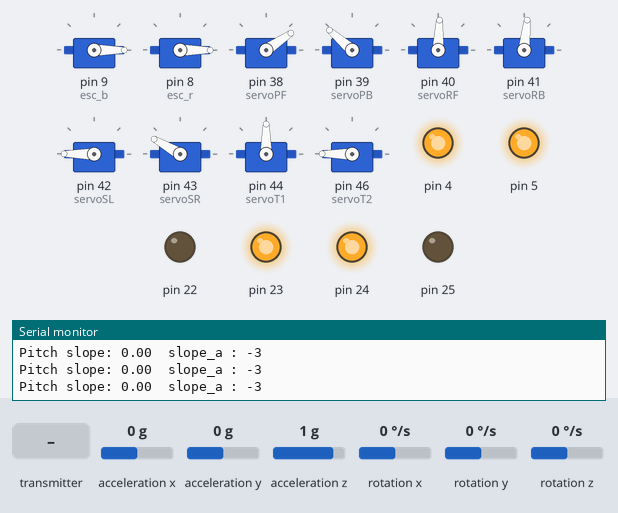
This sketch was run on a simulated Arduino Mega 2560, built with avr-gcc and run on an emulated ATmega2560. Parts: 10 × servo, output pins drawn as LEDs (lit = HIGH), the last lines printed to the serial monitor. Wiring (inferred from the names in the program): MPU-6050 motion sensor at I2C address 0x68. Inputs (shaded band) come from the test bench; at power-on: acceleration x 0 g, acceleration z 1 g, rotation y 0 °/s, acceleration y 0 g, rotation x 0 °/s, rotation z 0 °/s. No radio packets arrive unless stated.

Above: at 2.2 s.
2.3 s: acceleration x set to -0.8 g
At 2.48 s:
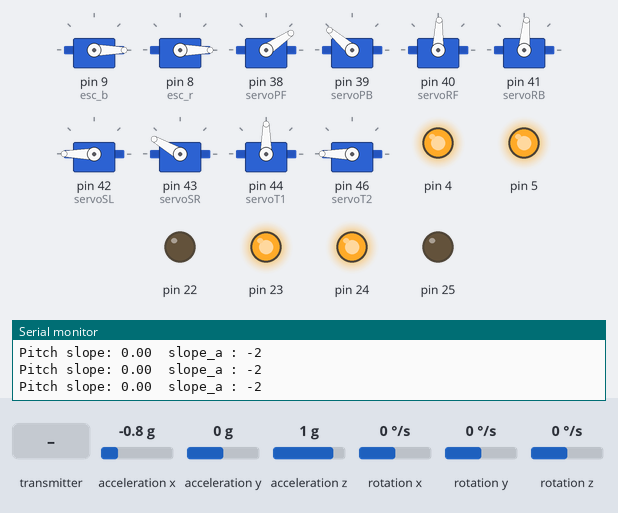
5.3 s: acceleration z set to 0 g
8.3 s: rotation y set to -192 °/s
11.3 s: acceleration x set to 0 g
At 11.3 s:
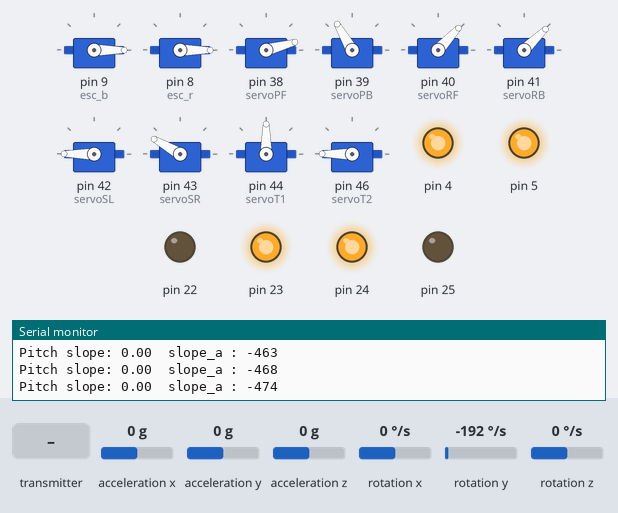
12.8 s: the transmitter starts sending joyX = 128
At 13.6 s:
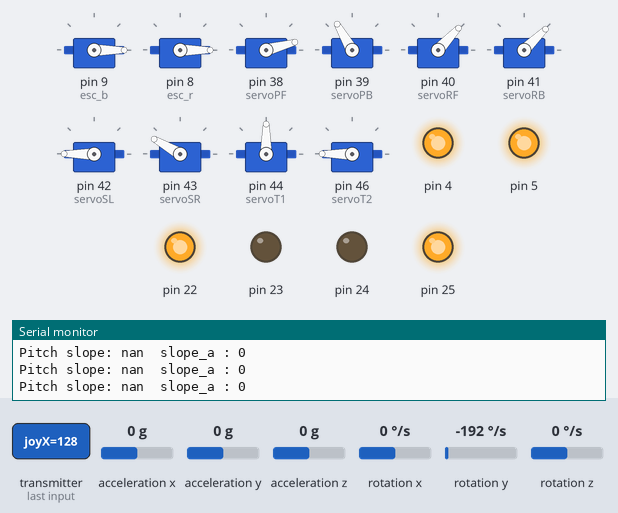
14.3 s: the transmitter starts sending poten1 = 64
At 15.3 s:
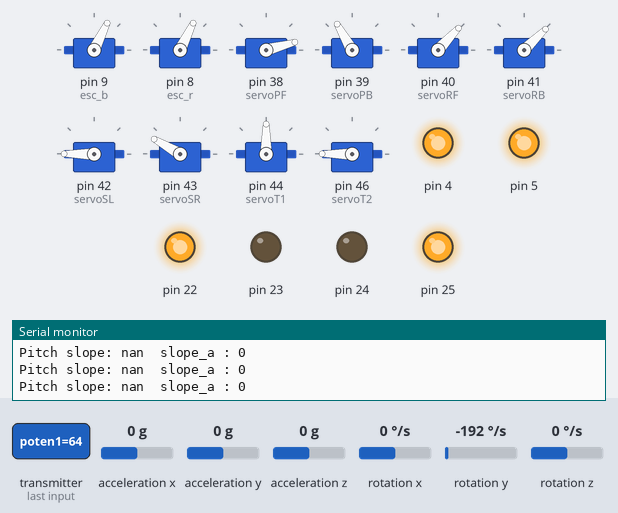
Timing chart, 0 to 16.8 s (numbered marks = the images above; inputs shaded):
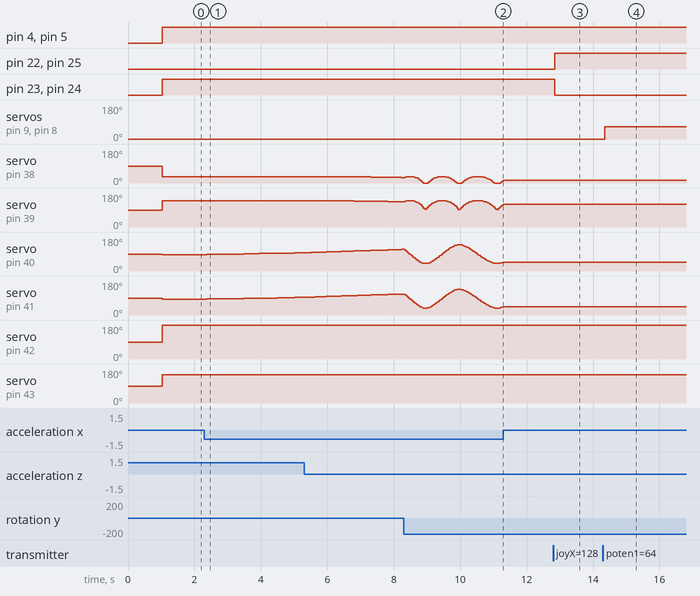

Measured:
- after the input at 2.3 s, servo on pin 39 (servoPB): 139° → 140° after 0.52 s, → 139° 0.43 s later; servo on pin 40 (servoRF): moves from 87° to 96° over 2.6 s, starting after 0.08 s; servo on pin 41 (servoRB): moves from 84° to 93° over 2.6 s, starting after 0.08 s
- after the input at 11.3 s, servo on pin 38 (servoPF): stops changing and stays 15°; servo on pin 39 (servoPB): stops changing and stays 120°; servo on pin 40 (servoRF): stays 47° (without the input it goes to 50° after 0.03 s); servo on pin 41 (servoRB): stays 44° (without the input it goes to 47° after 0.03 s)
- after the input at 12.8 s, pin 22, pin 25: LOW → HIGH at once; pin 23, pin 24: HIGH → LOW at once
- after the input at 14.3 s, servo on pin 9 (esc_b), servo on pin 8 (esc_r): 0° → 64° after 0.06 s

The sketch:

gyroNAM0818_.ino
```cpp
/* 수신 */
/*MEGA 보드 이용*/
/*서보모터 떨림 방지*/

#include <SPI.h>
#include <nRF24L01.h>
#include <printf.h>
#include <RF24.h>
#include <RF24_config.h>
#include <Wire.h>

RF24 radio(26, 27); // SPI 버스에 nRF24L01 라디오를 설정하기 위해 CE, CSN 선언.
const byte address[6] = "77777"; //주소값을 5가지 문자열로 변경할 수 있으며, 송신기과 수신기가 동일한 주소로 해야됨.

#include "I2Cdev.h"
#include "MPU6050.h"
#include "Servo.h"

//MPU6050 mpu;
//const int MPU = 0x68; // I2C address of the MPU-9155
int16_t ax, ay, az;
int16_t gx, gy, gz;

//8.18 변수명 선언
#define MPU 0x68
int16_t AcX, AcY, AcZ, Tmp, GyX, GyY, GyZ;
double angleAcX, angleAcY, angleAcZ;
double angleGyX, angleGyY, angleGyZ;
double angleFiX, angleFiY, angleFiZ;

double angleAcX2, angleAcY2, angleAcZ2;
double angleGyX2, angleGyY2, angleGyZ2;
double angleFiX2, angleFiY2, angleFiZ2;

const double RADIAN_TO_DEGREE = 180 / 3.14159;
const double DEGREE_PER_SECOND = 32767 / 250;
const double ALPHA = 1 / (1 + 0.0039);
const double ALPHA2 = 1 / (1 + 0.4);

unsigned long now = 0;
unsigned long past = 0;
double dt = 0;

unsigned long now2 = 0;
unsigned long past2 = 0;
double dt2 = 0;

double baseAcX, baseAcY, baseAcZ;
double baseGyX, baseGyY, baseGyZ;

double baseAcX2, baseAcY2, baseAcZ2;
double baseGyX2, baseGyY2, baseGyZ2;

Servo servoPF; // 앞 쪽 피치 각도를 위한 서보모터
Servo servoPB; // 뒷 쪽 피치 각도를 위한 서보모터
Servo servoRF; // 앞 쪽 롤 각도를 위한 서보 모터
Servo servoRB; // 뒷 쪽 롤 각도를 위한 서보 모터
Servo servoSL; // 왼쪽 조향 각도
Servo servoSR; // 오른쪽 조향 각도

Servo servoT1; // 스탬프 1
Servo servoT2; // 스탬프 2

Servo esc_b; // 프로펠러 모터
Servo esc_r; // 프로펠러 모터

int black = 0;
int red = 0;

int slope_A; // slope_A 는 벽에 붙어 있을때의 차체 기울어진 각도
int slope_a;
float th_R; // roll 부분의 회전 각도 radian
float th_P; // PItch 부분 회전 각도 radian
float TH_R; // roll 부분의 회전 각도 60분법
float TH_P; // PItch 부분의 회전 각도 60분법
float mA =50; // 차체가 붙어있기 위한 최적 각도 *무게와 마찰계수에 따라 이 값만 바꿔주면 됨*

struct Data {
  byte joyX; // [joystick 으로 부터 받은 값, dc 모터 조종, 앞 뒤로 움직이기 위한 receive 값]
  byte joyY; // [joystick 으로 부터 받은 값, 역할 미정, ]
  byte poten1; // [가변 저항으로 부터 받은 값, 프로펠러 추력 결정, 프로펠러 추력 올리고 내리기 가능]
  byte poten2; // [가변 저항으로 부터 받은 값, 바퀴 조향 결정, 바퀴 좌우 움직임 가능]
  byte btnn1; // [버튼 으로 부터 받은 값, 특수 상황(바닥->벽 가는 상황, 벽->바닥 가는 상황), 오르고 내리기 가능]
  byte btnn2;
};
Data data;

int val_joyX;
int val_joyY;
int val_poten1;
int val_poten2;
int val_btnn1;
int val_btnn2;
int pos1;
int pos2;
int count1;
int count2;
int count3;

float CRVTP = 0; //currentvar_TP
float CRVTR = 0; //currentvar_TR
float PRVTP = 0; //previousvar_TP
float PRVTR = 0; //previousvar_TR

int PFS_In = -15;
int PBS_In = 90;

//float sensitivity = 0.1;

void prop();
void gyro();

//PID constants
//double kp = 0.075;
//double ki = 0.00001;
//double kd = 0.01;
//
//unsigned long currentTime, previousTime;
//double elapsedTime;
//double error;
//double lastError;
//double input, output, setPoint;
//double cumError, rateError;

void setup() {

  initMPU();
  Serial.begin(9600);
  calibrateSensor();
  past = millis();

  radio.begin();
  radio.openReadingPipe(0, address);
  radio.setPALevel(RF24_PA_MIN); //전원공급에 관한 파워레벨을 설정합니다. 모듈 사이가 가까우면 최소로 설정합니다.
  //거리가 가까운 순으로 RF24_PA_MIN / RF24_PA_LOW / RF24_PA_HIGH / RF24_PA_MAX 등으로 설정할 수 있습니다.
  //높은 레벨(거리가 먼 경우)은 작동하는 동안 안정적인 전압을 가지도록 GND와 3.3V에 바이패스 커패시터 사용을 권장함
  radio.startListening(); //모듈을 수신기로 설정

  Wire.begin();
  Wire.beginTransmission(MPU);
  Wire.write(0x6B);  // PWR_MGMT_1 register
  Wire.write(0);     // set to zero (wakes up the MPU-9155)
  Wire.endTransmission(true);

  pinMode(22, OUTPUT);       // Motor A 방향설정1
  pinMode(23, OUTPUT);       // Motor A 방향설정2
  pinMode(24, OUTPUT);       // Motor B 방향설정1
  pinMode(25, OUTPUT);       // Motor B 방향설정2

  esc_b.attach(9, 1000, 2000); // 프로펠러 모터
  esc_r.attach(8, 1000, 2000); // 프로펠러 모터
  Serial.setTimeout(10);
  esc_b.write(0);
  esc_r.write(0);

  servoPF.attach(38); //앞 쪽 피치 각도를 위한 서보모터
  servoPB.attach(39); //뒷 쪽 피치 각도를 위한 서보모터
  servoRF.attach(40); //앞 쪽 롤 각도를 위한 서보모터,
  servoRB.attach(41); //뒷 쪽 롤 각도를 위한 서보모터
  servoSL.attach(42); //오른 쪽 조향 각도를 위한 서보모터 좌우 바꾸는게 더 낫더라구..?
  servoSR.attach(43); //왼 쪽 조향 각도를 위한 서보모터

  servoT1.attach(44); //
  servoT2.attach(46); //

  servoT1.write(90);
}

void loop() {

  //    servoPF.write(PFS_In+0); //Front roll servo ★ 초기 앞 피치 서보모터 각도 설정  (PF,PB,0,0)     10시, 6시  //+뒤의 숫자의 범위 0<x<90
  //    servoPB.write(PBS_In+0); //Back roll servo ★ 초기 뒤 피치 서보모터 각도 설정  (PF,PR,180,180) 3시, 11시   //+뒤의 숫자의 범위 0<x<90
  //    servoRF.write(90+50); //Front roll servo ★
  //    servoRB.write(87+50); //Back roll servo ★

  radiorec(); // radio 통신을 이용하여 조종기로 부터 값을 받아냄

  getADC(); // mpu6050 으로부터 가속도 및 자이로 값을 받아냄
  gyroSTR(); // gyroSTR로 slope_a 계산후 gyro()에 대입

  gyro(); // slope_a 값을 받아서 TH_P 와 TH_R 에 넣어주는 코드

  prop(); // 프로펠러 작동 시키는 함수
  wheelC(); // 바퀴 작동
  servoC(); // 서보모터 Servo__.write(__);

  btnnWork(); // 버튼 일에 대한 함수

}

// [특수 상황 1]
// 버튼을 일정 시간 이상 눌렀을 때 차체가 올라가기 위해서 프로펠러의 각도가 자동으로 돌아간다.
void climbwallF() {
  count2++;
  delay(10);
  Serial.println(count2);
  if (count2 > 50) {
    radiorec();
    for (pos1 = 180; pos1 > 150; pos1--) {
      if (pos1 == 180) {
        for (int i = 0; i < 30; i++) {
          //          servoPF.attach(38); //앞 쪽 피치 각도를 위한 서보모터
          //          servoPB.attach(39); //뒷 쪽 피치 각도를 위한 서보모터
          //          servoRF.attach(40); //앞 쪽 롤 각도를 위한 서보모터
          //          servoRB. attach(41); //뒷 쪽 롤 각도를 위한 서보모터
          servoPF.write(PFS_In + pos1 - 0); //Front pitch servo
          servoPB.write(PBS_In - 90); //Back pitch servo
          //          servoRF.write(90+0); //Front roll servo ★
          //          servoRB.write(87+0); //Back roll servo ★
          delay(10);
          wheelC();
          prop();
          radiorec();
        }
      }
      radiorec();
      prop();
      wheelC();
      servoPF.write(0 + pos1); //Front pitch servo
      servoPB.write(180 - pos1); //Back pitch servo
      //      servoRF.write(90+0); //roll servo ★
      //      servoRB.write(87+0); //Back roll servo ★
      Serial.println(pos1);
      delay(50);
    }
  }
  servoC();
}

void climbwallS() {
  count2++;
  delay(10);
  Serial.println(count2);
  if (count2 > 50) {
    radiorec();
    for (pos2 = 120; pos2 > 90; pos2--) {
      if (pos2 == 120) {
        for (int j = 0; j < 110; j++) {
          servoPF.attach(38); //앞 쪽 피치 각도를 위한 서보모터
          servoPB.attach(39); //뒷 쪽 피치 각도를 위한 서보모터
          //          servoRF.attach(40); //앞 쪽 롤 각도를 위한 서보모터
          //          servoRB.attach(41); //뒷 쪽 롤 각도를 위한 서보모터
          servoPF.write(PFS_In + pos2 - 30); //Front pitch servo
          servoPB.write(PBS_In + 90); //Back pitch servo
          //          servoRF.write(90+0); //Front roll servo ★
          //          servoRB.write(87+0); //Back roll servo ★
          delay(10);
          wheelC();
          prop();
          radiorec();
        }
      }
      radiorec();
      prop();
      wheelC();
      servoPF.write(PFS_In + pos2 - 40); //Front pitch servo
      servoPB.write(pos2); //Back pitch servo
      //      servoRF.write(90+0); //roll servo ★
      //      servoRB.write(87+0); //Back roll servo ★
      Serial.println(pos2);
      delay(50);
    }
  }
  servoC();
}

// [특수 상황 2]
// 버튼을 일정 시간 이상 눌렀을 때 차체가 내려가기 위해서 프로펠러의 각도가 자동으로 돌아간다.
void climbdown() {

}


//gyrobeg함수 무효화
/*
  // 자이로 값을 받는 함수
  void gyrobeg() {
  Wire.beginTransmission(MPU);
  Wire.write(0x3B);  // starting with register 0x3B (ACCEL_XOUT_H)
  Wire.endTransmission(false);
  Wire.requestFrom(MPU, 14, true); // request a total of 14 registers
  //가속도 센서 (Accelator)
  //중력 가속도를 이용하여 기울어져 있는 정도를 나타낸다. X,Y,Z 축 방향과 일치한다.
  ax = Wire.read() << 8 | Wire.read(); // 0x3B (ACCEL_XOUT_H) & 0x3C (ACCEL_XOUT_L)
  ay = Wire.read() << 8 | Wire.read(); // 0x3D (ACCEL_YOUT_H) & 0x3E (ACCEL_YOUT_L)
  az = Wire.read() << 8 | Wire.read(); // 0x3F (ACCEL_ZOUT_H) & 0x40 (ACCEL_ZOUT_L)
  //  Serial.print("ax = "); Serial.print(ax);
  //  Serial.print(" | ay = "); Serial.print(ay);
  //  Serial.print(" | az = "); Serial.print(az);
  delay(1);

  if (ay >= 0) {
    slope_a = map(az, 17000, -17000, 0, 180); // 차체가 반시계로 회전하는 것을 + 부호로 수직 상태를 0이라 설정
  }                                                // 값을 0~180도 까지 설정
  if (ay < 0) {
    slope_a = map(az, 17000, -17000, 0, -179); // 차체가 시계방향으로 회전하는 것을 - 부호로 0~-179도 까지
  }
  //  Serial.print("ax = "); Serial.print(ax);
  //  Serial.print(" | ay = "); Serial.print(ay);
  //  Serial.print(" | az = "); Serial.println(az);

  Serial.print(slope_a); // 확인을 위한 시리얼 값 확인
  Serial.print("    ");

  }*/

//PID계산 무효화
/*
  double computePID(double inp) {  // PID 계산은 반드시 내부 루프 함수에 있어야 하며,
  // 함수 시작시에는 수행시간(elapsed time)을 설정해주어야 함
  // 현재 시간은 millis()로 얻음
  currentTime = millis(); //get current time
  elapsedTime = (double)(currentTime - previousTime); //compute time elapsed from previous computation

    Serial.print("time : ");
    //Serial.print(elapsedTime); 노란색선 때문에 주석처리함 , 8/17
    Serial.println("    ");

  error = setPoint - inp; // determine error
  cumError += error * elapsedTime; // compute integral
  rateError = (error - lastError) / elapsedTime; // compute derivative

  double out = slope_A - ( kp * error + ki * cumError + kd * rateError) ; //PID output

  lastError = error; //remember current error
  previousTime = currentTime; //remember current time

  return out; //have function return the PID output
  }
*/

//기존 자이로 함수 무효화

void gyro() {

  //  input = slope_a; //read from rotary encoder connected to A0
  //
  //  setPoint = slope_A; //set point at zero degrees
  //
  //  slope_A = computePID(input);
  //  Serial.print("||   after:  ");
  //  Serial.println(slope_A);

  th_R = asin(-sin(mA * PI / 180) * sin(slope_a * PI / 180));
  th_P = acos(cos(mA * PI / 180) / cos(th_R));

  TH_R = th_R * 180 / PI;
  TH_P = th_P * 180 / PI;
  if (ay >= 0 && slope_a > 90) {
    TH_P = -TH_P;
  }
  if (ay < 0 && slope_a < -90) {
    TH_P = -TH_P;
  }

  //    servoPF.write(90-TH_P); //pitch servo
  //    servoPB.write(90-TH_P); //pitch servo
  //    servoR.write(90-TH_R); //roll servo

  //  Serial.print("   ");
  //  Serial.print(TH_P);
  //  Serial.print("   ");
  //  Serial.print(TH_R);
  //  Serial.println("   ");

}


//피치 및 롤 부분 서보모터를 돌리기 위한 함수
void servoC() {

  //    servoRF.write(90+50); //Front roll servo ★
  //    servoRB.write(87+50); //Back roll servo ★
  CRVTP = constrain(TH_P, -90, 90);
  //  Serial.print(CRVTP);
  //  Serial.print("  ");
  CRVTR = constrain(TH_R, -90, 90);
  //  Serial.println(CRVTR);

  if (angleFiX2 > -55) {     // 로봇이 벽에 붙어 있을 때
    //    if ((PRVTP + 1 < CRVTP and CRVTP < PRVTP + 60) or (PRVfTP - 60 < CRVTP and CRVTP < PRVTP - 1)) {
    //      if((PRVTP+2 < CRVTP) or (CRVTP < PRVTP-2)){
    if (CRVTP > 0) {
      servoPF.write(CRVTP - 15); //pitch servo   (PF,PB,0,0)     10시, 6시  [서보모터의 위치를 화살표의 머리라 생각하겠음]
      servoPB.write(CRVTP + 90); //pitch servo   (PF,PR,180,180) 3시, 11시
      //        PRVTP = CRVTP;
    }
    if (CRVTP < 0) {
      servoPF.write(0);
      servoPB.write(CRVTP + 90); //pitch servo   (PF,PR,180,180) 3시, 11시
    }

    //    }
    //    if ((PRVTR + 1 < CRVTR and CRVTR < PRVTR + 70) or (PRVTR - 70 < CRVTR and CRVTR < PRVTR - 1)) {

    servoRF.write(90 - CRVTR); //roll servo ★
    servoRB.write(87 - CRVTR); //roll servo ★
    delay(10);
    //      PRVTR = CRVTR;
    //    }

  }

  if (angleFiX2 <= -55) {  // 로봇이 바닥에 있을 때
    //    servoPF.attach(38); //앞 쪽 피치 각도를 위한 서보모터
    //    servoPB.attach(39); //뒷 쪽 피치 각도를 위한 서보모터
    //    servoRF.attach(40); //앞 쪽 롤 각도를 위한 서보모터
    //    servoRB.attach(41); //뒷 쪽 롤 각도를 위한 서보모터
    servoPF.write(-15 + 45); //Front pitch servo
    servoPB.write(90 + 45); //Back pitch servo
    servoRF.write(90 + 0); //Front roll servo ★
    servoRB.write(87 + 0); //Back roll servo ★
  }

  //    Serial.print("    ");
  //    Serial.print(CRVTP);
  //    Serial.print("    ");
  //    Serial.println(CRVTR);
}

// RF 통신을 위한 함수
void radiorec() {
  if (radio.available()) {
    radio.read(&data, sizeof(Data));
  }
  val_joyX = data.joyX;
  val_joyY = data.joyY;
  val_poten1 = data.poten1;
  val_poten2 = data.poten2;
  val_btnn1 = data.btnn1;
  val_btnn2 = data.btnn2;

  //      Serial.print(val_joyX); Serial.print("  ");
  //      Serial.print(val_joyY); Serial.print("  ");
  //      Serial.print(val_poten1); Serial.print("  ");
  //      Serial.print(val_poten2); Serial.print("  ");
  //      Serial.print(val_btnn1);  Serial.print("  ");
  //      Serial.println(val_btnn2);
}

// 프로펠러를 조종하기 위한 함수
void prop() {
  black = val_poten1;
  red = val_poten1;
  esc_b.write(black);
  esc_r.write(red);
}

void wheelC() {
  if (val_joyX > 100)     forw();
  if (val_poten2 < 88)    steering_L();
  if (val_poten2 > 92)    steering_R();
  if (val_joyX < 80)      back();
  //  else if (rx_data == B_BACKWARD_L)  back_l();
  //  else if (rx_data == B_BACKWARD_R)  back_r();
  //  else if (rx_data == B_CLOCKWISE)   clockwise();
  //  else if (rx_data == B_CCLOCKWISE)  cclockwise();
  if (val_joyX > 80 and val_joyX < 100)    sstop();
}

//바퀴를 앞으로 돌린다
void forw() {
  /*모터A설정*/
  digitalWrite(22, HIGH);     // Motor A 방향설정1
  digitalWrite(23, LOW);      // Motor A 방향설정2
  analogWrite(4, 255);       // Motor A 속도조절 (0~255)
  /*모터B설정*/
  digitalWrite(24, LOW);      // Motor B 방향설정1
  digitalWrite(25, HIGH);     // Motor B 방향설정2
  analogWrite(5, 255);        // Motor B 속도조절 (0~255)
}

//조향장치를 왼쪽으로 돌린다
void steering_L() {
  servoSL.write(90 - (val_poten2 - 90) * 1); servoSR.write(90 - (val_poten2 - 90) * 2 / 3);
}

//조향장치를 오른쪽으로 돌린다
void steering_R() {
  servoSL.write(90 - (val_poten2 - 90) * 2 / 3); servoSR.write(90 - (val_poten2 - 90) * 1);
}

//바퀴를 뒤로 돌린다
void back() {
  /*모터A설정*/
  digitalWrite(22, LOW);      // Motor A 방향설정1
  digitalWrite(23, HIGH);     // Motor A 방향설정2
  analogWrite(4, 255);      // Motor A 속도조절 (0~255)
  /*모터B설정*/
  digitalWrite(24, HIGH);    // Motor B 방향설정1
  digitalWrite(25, LOW);     // Motor B 방향설정2
  analogWrite(5, 255);      // Motor B 속도조절 (0~255)
}

void sstop() {
  /*모터A설정*/
  digitalWrite(22, LOW);     // Motor A 방향설정1
  digitalWrite(23, LOW);      // Motor A 방향설정2
  analogWrite(4, 0);       // Motor A 속도조절 (0~255)
  /*모터B설정*/
  digitalWrite(24, LOW);      // Motor B 방향설정1
  digitalWrite(25, LOW);     // Motor B 방향설정2
  analogWrite(5, 0);        // Motor B 속도조절 (0~255)
}

void stamp() {

  for (int p = 1; p < 60; p ++) {
    servoT1.write(90 + p); //Front pitch servo
    servoT2.write(180 - p); //Back pitch servo
    delay(15);
    //    gyrobeg();
    //    gyro();
    servoC();
    radiorec();
    prop();
    wheelC();
  }
  count2 = 0;

}

//8.18. 자이로 함수 첨가
void gyroSTR() {
  //  getADC();
  getDT();
  // Yaw
  angleAcY = atan(-AcX / sqrt(pow(AcY, 2) + pow(AcZ, 2)));
  angleAcY *= RADIAN_TO_DEGREE;

  double angleTmp = (GyY - baseGyY) * dt;
  angleTmp /= DEGREE_PER_SECOND;
  angleGyY += angleTmp;

  angleTmp = angleFiY + angleTmp;
  angleFiY = ALPHA * angleTmp + (1.0 - ALPHA) * angleAcY;

  // Pitch
  angleAcX2 = atan(-AcY / sqrt(pow(AcX, 2) + pow(AcZ, 2)));
  angleAcX2 *= RADIAN_TO_DEGREE;

  getDT2();
  double angleTmp2 = (GyX - baseGyX) * dt2;
  angleTmp2 /= DEGREE_PER_SECOND;
  angleGyX2 += angleTmp2;

  angleTmp2 = angleFiX2 + angleTmp2;
  angleFiX2 = ALPHA2 * angleTmp2 + (1.0 - ALPHA2) * angleAcX2;


  Serial.print("Pitch slope: ");
  Serial.print(angleFiX2);
  Serial.print("  ");

//  Serial.print("Yaw slope: ");
//  Serial.print(angleFiY);
//  Serial.print("  ");

  slope_a = 1.08 * (angleFiY - 3);
  Serial.print("slope_a : ");
  Serial.println(slope_a);

}

void getDT() {
  now = millis();
  dt = (now - past) / 1000.0;
  past = now;
}

void getDT2() {
  now2 = millis();
  dt2 = (now2 - past2) / 1000.0;
  past2 = now2;
}

void calibrateSensor() {
  double sumAcX = 0, sumAcY = 0, sumAcZ = 0;
  double sumGyX = 0, sumGyY = 0, sumGyZ = 0;
  getADC();
  for (int i = 0; i < 10 ; i++) {
    getADC();
    sumAcX += AcX; sumAcY += AcY; sumAcZ += AcZ;
    sumGyX += GyX; sumGyY += GyY; sumGyZ += GyZ;
    delay(100);
  }
  baseAcX = sumAcX / 10;
  baseAcY = sumAcY / 10;
  baseAcZ = sumAcZ / 10;
  baseGyX = sumGyX / 10;
  baseGyY = sumGyY / 10;
  baseGyZ = sumGyZ / 10;
}

void initMPU() {
  Wire.begin();
  Wire.beginTransmission(MPU);
  Wire.write(0x6B);
  Wire.write(0);
  Wire.endTransmission(true);
}

void getADC() {
  Wire.beginTransmission(MPU);
  Wire.write(0x3B);
  Wire.endTransmission(false);
  Wire.requestFrom(MPU, 14, true);
  AcX = Wire.read() << 8 | Wire.read();
  AcY = Wire.read() << 8 | Wire.read();
  AcZ = Wire.read() << 8 | Wire.read();
  Tmp = Wire.read() << 8 | Wire.read();
  GyX = Wire.read() << 8 | Wire.read();
  GyY = Wire.read() << 8 | Wire.read();
  GyZ = Wire.read() << 8 | Wire.read();
}
void btnnWork() {

  servoT1.write(90);
  servoT2.write(180);

  if (angleFiX2 <= -55) {
    if (val_btnn2 == 210) {
      count2++;
      delay(10);
      Serial.print("L");
      Serial.println(count2);
      if (count2 > 40) {
        climbwallF();
      }
    }
  }
  if (val_btnn2 == 200) {
    count2 = 0;
  }

  if (val_btnn1 == 250) {
    count1++;
    delay(10);
    Serial.print("R");
    Serial.println(count1);
    if (count1 > 20) {
      stamp();
    }
  }
  if (val_btnn1 == 240) {
    count1 = 0;
  }
}


//
//void back_l()
//{
//  digitalWrite(motor_a_dir, BACKWARD); analogWrite(motor_aZ_pwm, SPEED_50);
//  digitalWrite(motor_b_dir,DD BACKWARD); analogWrite(motor_b_pwm, SPEED_80);
//}
//
//void back_r()
//{
//  digitalWrite(motor_a_dir, BACKWARD); analogWrite(motor_a_pwm, SPEED_80);
//  digitalWrite(motor_b_dir, BACKWARD); analogWrite(motor_b_pwm, SPEED_50);
//}
//
//void clockwise()
//{
//  digitalWrite(motor_a_dir, BACKWARD); analogWrite(motor_a_pwm, SPEED_80);
//  digitalWrite(motor_b_dir, FORWARD); analogWrite(motor_b_pwm, SPEED_80);
//}
//
//void cclockwise()
//{
//  digitalWrite(motor_a_dir, FORWARD); analogWrite(motor_a_pwm, SPEED_80);
//  digitalWrite(motor_b_dir, BACKWARD); analogWrite(motor_b_pwm, SPEED_80);
//}
```
